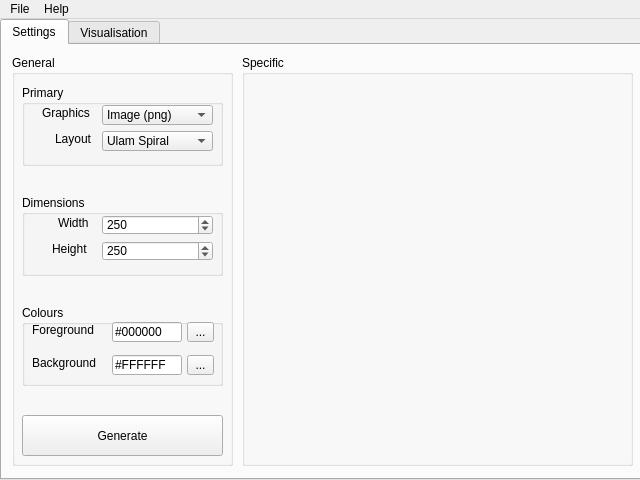
<?xml version="1.0" encoding="UTF-8"?>
<ui version="4.0">
 <class>MainWindow</class>
 <widget class="QMainWindow" name="MainWindow">
  <property name="geometry">
   <rect>
    <x>0</x>
    <y>0</y>
    <width>640</width>
    <height>480</height>
   </rect>
  </property>
  <property name="minimumSize">
   <size>
    <width>640</width>
    <height>480</height>
   </size>
  </property>
  <property name="maximumSize">
   <size>
    <width>640</width>
    <height>480</height>
   </size>
  </property>
  <property name="windowTitle">
   <string>Prime Visualisation</string>
  </property>
  <widget class="QWidget" name="centralwidget">
   <widget class="QTabWidget" name="main_tabs">
    <property name="geometry">
     <rect>
      <x>0</x>
      <y>0</y>
      <width>641</width>
      <height>461</height>
     </rect>
    </property>
    <property name="currentIndex">
     <number>0</number>
    </property>
    <widget class="QWidget" name="settings_tab">
     <attribute name="title">
      <string>Settings</string>
     </attribute>
     <widget class="QGroupBox" name="general_settings">
      <property name="geometry">
       <rect>
        <x>10</x>
        <y>10</y>
        <width>221</width>
        <height>411</height>
       </rect>
      </property>
      <property name="title">
       <string>General</string>
      </property>
      <widget class="QGroupBox" name="groupBox_3">
       <property name="geometry">
        <rect>
         <x>10</x>
         <y>250</y>
         <width>201</width>
         <height>81</height>
        </rect>
       </property>
       <property name="title">
        <string>Colours</string>
       </property>
       <widget class="QToolButton" name="f_bg_button">
        <property name="geometry">
         <rect>
          <x>165</x>
          <y>50</y>
          <width>27</width>
          <height>20</height>
         </rect>
        </property>
        <property name="text">
         <string>...</string>
        </property>
       </widget>
       <widget class="QLineEdit" name="f_fg_text">
        <property name="geometry">
         <rect>
          <x>90</x>
          <y>17</y>
          <width>70</width>
          <height>20</height>
         </rect>
        </property>
        <property name="text">
         <string>#000000</string>
        </property>
       </widget>
       <widget class="QLabel" name="label_5">
        <property name="geometry">
         <rect>
          <x>10</x>
          <y>17</y>
          <width>73</width>
          <height>16</height>
         </rect>
        </property>
        <property name="text">
         <string>Foreground</string>
        </property>
       </widget>
       <widget class="QLabel" name="label_9">
        <property name="geometry">
         <rect>
          <x>10</x>
          <y>50</y>
          <width>75</width>
          <height>16</height>
         </rect>
        </property>
        <property name="text">
         <string>Background</string>
        </property>
       </widget>
       <widget class="QLineEdit" name="f_bg_text">
        <property name="geometry">
         <rect>
          <x>90</x>
          <y>50</y>
          <width>70</width>
          <height>20</height>
         </rect>
        </property>
        <property name="text">
         <string>#FFFFFF</string>
        </property>
       </widget>
       <widget class="QToolButton" name="f_fg_button">
        <property name="geometry">
         <rect>
          <x>165</x>
          <y>17</y>
          <width>27</width>
          <height>20</height>
         </rect>
        </property>
        <property name="text">
         <string>...</string>
        </property>
       </widget>
      </widget>
      <widget class="QGroupBox" name="groupBox_4">
       <property name="geometry">
        <rect>
         <x>10</x>
         <y>140</y>
         <width>201</width>
         <height>81</height>
        </rect>
       </property>
       <property name="title">
        <string>Dimensions</string>
       </property>
       <widget class="QSpinBox" name="f_height">
        <property name="geometry">
         <rect>
          <x>80</x>
          <y>46</y>
          <width>111</width>
          <height>20</height>
         </rect>
        </property>
        <property name="minimum">
         <number>1</number>
        </property>
        <property name="maximum">
         <number>1080</number>
        </property>
        <property name="value">
         <number>250</number>
        </property>
       </widget>
       <widget class="QLabel" name="label_3">
        <property name="geometry">
         <rect>
          <x>36</x>
          <y>20</y>
          <width>35</width>
          <height>16</height>
         </rect>
        </property>
        <property name="text">
         <string>Width</string>
        </property>
       </widget>
       <widget class="QLabel" name="label_4">
        <property name="geometry">
         <rect>
          <x>30</x>
          <y>46</y>
          <width>41</width>
          <height>16</height>
         </rect>
        </property>
        <property name="text">
         <string>Height</string>
        </property>
       </widget>
       <widget class="QSpinBox" name="f_width">
        <property name="geometry">
         <rect>
          <x>80</x>
          <y>20</y>
          <width>111</width>
          <height>20</height>
         </rect>
        </property>
        <property name="minimum">
         <number>1</number>
        </property>
        <property name="maximum">
         <number>1920</number>
        </property>
        <property name="value">
         <number>250</number>
        </property>
       </widget>
      </widget>
      <widget class="QGroupBox" name="groupBox_5">
       <property name="geometry">
        <rect>
         <x>10</x>
         <y>30</y>
         <width>201</width>
         <height>81</height>
        </rect>
       </property>
       <property name="title">
        <string>Primary</string>
       </property>
       <widget class="QComboBox" name="f_layout">
        <property name="geometry">
         <rect>
          <x>80</x>
          <y>46</y>
          <width>111</width>
          <height>20</height>
         </rect>
        </property>
        <item>
         <property name="text">
          <string>Ulam Spiral</string>
         </property>
        </item>
        <item>
         <property name="text">
          <string>Sacks Spiral</string>
         </property>
        </item>
        <item>
         <property name="text">
          <string>Data Cloud</string>
         </property>
        </item>
        <item>
         <property name="text">
          <string>Complex Plane</string>
         </property>
        </item>
        <item>
         <property name="text">
          <string>Simple Grid</string>
         </property>
        </item>
       </widget>
       <widget class="QLabel" name="label_2">
        <property name="geometry">
         <rect>
          <x>33</x>
          <y>46</y>
          <width>41</width>
          <height>16</height>
         </rect>
        </property>
        <property name="text">
         <string>Layout</string>
        </property>
       </widget>
       <widget class="QComboBox" name="f_graphics">
        <property name="geometry">
         <rect>
          <x>80</x>
          <y>20</y>
          <width>111</width>
          <height>20</height>
         </rect>
        </property>
        <item>
         <property name="text">
          <string>Image (png)</string>
         </property>
        </item>
        <item>
         <property name="text">
          <string>OpenGL</string>
         </property>
        </item>
       </widget>
       <widget class="QLabel" name="label">
        <property name="geometry">
         <rect>
          <x>20</x>
          <y>20</y>
          <width>61</width>
          <height>16</height>
         </rect>
        </property>
        <property name="text">
         <string>Graphics</string>
        </property>
       </widget>
      </widget>
      <widget class="QPushButton" name="generate">
       <property name="geometry">
        <rect>
         <x>10</x>
         <y>360</y>
         <width>201</width>
         <height>41</height>
        </rect>
       </property>
       <property name="text">
        <string>Generate</string>
       </property>
      </widget>
      <widget class="QLabel" name="label_8">
       <property name="geometry">
        <rect>
         <x>97</x>
         <y>203</y>
         <width>16</width>
         <height>16</height>
        </rect>
       </property>
       <property name="text">
        <string/>
       </property>
      </widget>
      <widget class="QLabel" name="label_10">
       <property name="geometry">
        <rect>
         <x>97</x>
         <y>249</y>
         <width>16</width>
         <height>16</height>
        </rect>
       </property>
       <property name="text">
        <string/>
       </property>
      </widget>
     </widget>
     <widget class="QGroupBox" name="specific_settings">
      <property name="geometry">
       <rect>
        <x>240</x>
        <y>10</y>
        <width>391</width>
        <height>411</height>
       </rect>
      </property>
      <property name="title">
       <string>Specific</string>
      </property>
     </widget>
    </widget>
    <widget class="QWidget" name="visualisation_tab">
     <attribute name="title">
      <string>Visualisation</string>
     </attribute>
     <widget class="QGraphicsView" name="visualisation">
      <property name="geometry">
       <rect>
        <x>0</x>
        <y>0</y>
        <width>637</width>
        <height>434</height>
       </rect>
      </property>
     </widget>
    </widget>
   </widget>
  </widget>
  <widget class="QMenuBar" name="menubar">
   <property name="geometry">
    <rect>
     <x>0</x>
     <y>0</y>
     <width>640</width>
     <height>19</height>
    </rect>
   </property>
   <widget class="QMenu" name="menuFile">
    <property name="title">
     <string>File</string>
    </property>
    <addaction name="actionNew"/>
    <addaction name="actionOpen"/>
    <addaction name="actionSave"/>
    <addaction name="actionSave_As"/>
    <addaction name="separator"/>
    <addaction name="actionExit"/>
   </widget>
   <widget class="QMenu" name="menuHelp">
    <property name="title">
     <string>Help</string>
    </property>
    <addaction name="actionAbout"/>
   </widget>
   <addaction name="menuFile"/>
   <addaction name="menuHelp"/>
  </widget>
  <action name="actionNew">
   <property name="text">
    <string>New</string>
   </property>
  </action>
  <action name="actionOpen">
   <property name="text">
    <string>Open...</string>
   </property>
  </action>
  <action name="actionSave">
   <property name="text">
    <string>Save</string>
   </property>
  </action>
  <action name="actionSave_As">
   <property name="text">
    <string>Save As...</string>
   </property>
  </action>
  <action name="actionExit">
   <property name="text">
    <string>Exit</string>
   </property>
  </action>
  <action name="actionAbout">
   <property name="text">
    <string>About</string>
   </property>
  </action>
 </widget>
 <resources/>
 <connections/>
</ui>
